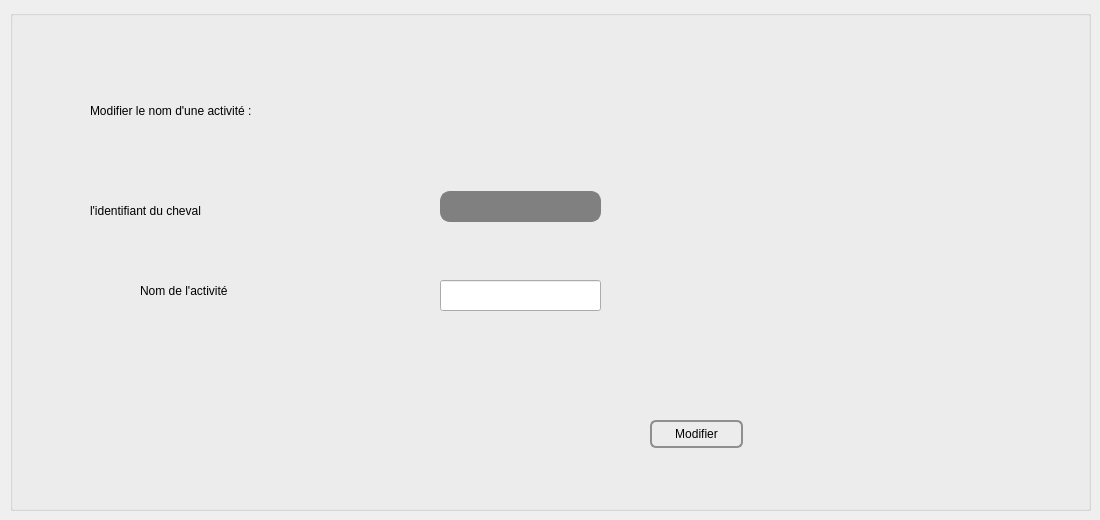
        <widget class="QWidget" name="tab_10">
         <attribute name="title">
          <string>Modifier</string>
         </attribute>
         <widget class="QGroupBox" name="groupBox_8">
          <property name="geometry">
           <rect>
            <x>10</x>
            <y>10</y>
            <width>1081</width>
            <height>501</height>
           </rect>
          </property>
          <property name="title">
           <string/>
          </property>
          <widget class="QPushButton" name="modifier_plann_2">
           <property name="geometry">
            <rect>
             <x>640</x>
             <y>410</y>
             <width>93</width>
             <height>28</height>
            </rect>
           </property>
           <property name="styleSheet">
            <string notr="true">QPushButton {
    border: 2px solid #8f8f91;
    border-radius: 6px;
    background-color: qlineargradient(x1: 0, y1: 0, x2: 0, y2: 1,
                                      stop: 0 #f6f7fa, stop: 1 #dadbde);
    min-width: 80px;
}

QPushButton:pressed {
    background-color: qlineargradient(x1: 0, y1: 0, x2: 0, y2: 1,
                                      stop: 0 #dadbde, stop: 1 #f6f7fa);
}

QPushButton:flat {
    border: none; /* no border for a flat push button */
}

QPushButton:default {
    border-color: navy; /* make the default button prominent */
}</string>
           </property>
           <property name="text">
            <string>Modifier</string>
           </property>
           <property name="icon">
            <iconset resource="imagee.qrc">
             <normaloff>:/modifier.png</normaloff>:/modifier.png</iconset>
           </property>
          </widget>
          <widget class="QLineEdit" name="Nom_activite_3">
           <property name="geometry">
            <rect>
             <x>430</x>
             <y>270</y>
             <width>161</width>
             <height>31</height>
            </rect>
           </property>
           <property name="styleSheet">
            <string notr="true">QLineEdit {
    border: 2px solid gray;
    border-radius: 10px;
    padding: 0 8px;
    background: grey;
    selection-background-color: darkgray;
}
qconicalgradient(cx:0.5, cy:0.5, angle:0, stop:0 rgba(35, 40, 3, 255), stop:0.16 rgba(136, 106, 22, 255), stop:0.225 rgba(166, 140, 41, 255), stop:0.285 rgba(204, 181, 74, 255), stop:0.345 rgba(235, 219, 102, 255), stop:0.415 rgba(245, 236, 112, 255), stop:0.52 rgba(209, 190, 76, 255), stop:0.57 rgba(187, 156, 51, 255), stop:0.635 rgba(168, 142, 42, 255), stop:0.695 rgba(202, 174, 68, 255), stop:0.75 rgba(218, 202, 86, 255), stop:0.815 rgba(208, 187, 73, 255), stop:0.88 rgba(187, 156, 51, 255), stop:0.935 rgba(137, 108, 26, 255), stop:1 rgba(35, 40, 3, 255))</string>
           </property>
          </widget>
          <widget class="QLabel" name="label_23">
           <property name="geometry">
            <rect>
             <x>80</x>
             <y>80</y>
             <width>611</width>
             <height>41</height>
            </rect>
           </property>
           <property name="styleSheet">
            <string notr="true">font: 25 28pt &quot;Footlight MT Light&quot;;</string>
           </property>
           <property name="text">
            <string>Modifier le nom d'une activité :</string>
           </property>
          </widget>
          <widget class="QLineEdit" name="Id_cheval_4">
           <property name="geometry">
            <rect>
             <x>430</x>
             <y>181</y>
             <width>161</width>
             <height>31</height>
            </rect>
           </property>
           <property name="styleSheet">
            <string notr="true">QLineEdit {
    border: 2px solid gray;
    border-radius: 10px;
    padding: 0 8px;
    background: grey;
    selection-background-color: darkgray;
}
</string>
           </property>
           <property name="text">
            <string/>
           </property>
           <property name="readOnly">
            <bool>false</bool>
           </property>
          </widget>
          <widget class="QLabel" name="label_31">
           <property name="geometry">
            <rect>
             <x>130</x>
             <y>265</y>
             <width>231</width>
             <height>31</height>
            </rect>
           </property>
           <property name="styleSheet">
            <string notr="true">font: 25 20pt &quot;Footlight MT Light&quot;;
</string>
           </property>
           <property name="text">
            <string>Nom de l'activité</string>
           </property>
          </widget>
          <widget class="QLabel" name="label_32">
           <property name="geometry">
            <rect>
             <x>80</x>
             <y>180</y>
             <width>331</width>
             <height>41</height>
            </rect>
           </property>
           <property name="styleSheet">
            <string notr="true">font: 25 20pt &quot;Footlight MT Light&quot;;</string>
           </property>
           <property name="text">
            <string>l'identifiant du cheval</string>
           </property>
          </widget>
          <widget class="QLabel" name="label_46">
           <property name="geometry">
            <rect>
             <x>950</x>
             <y>20</y>
             <width>101</width>
             <height>71</height>
            </rect>
           </property>
           <property name="styleSheet">
            <string notr="true">image: url(:/modifier.png);</string>
           </property>
           <property name="text">
            <string/>
           </property>
          </widget>
         </widget>
        </widget>
